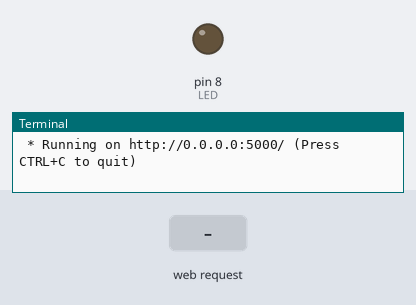
The program below on a simulated Raspberry Pi (header pin numbers). Parts: output pins drawn as LEDs (lit = HIGH), the last lines printed to the terminal. The test bench sets the inputs (shaded band). The clock reads 2024-03-15 10:24:30 at power-on unless the program sets it.

Above: at 1.2 s.
1.3 s: HTTP request for /led received with the fields state=on
At 2.5 s:
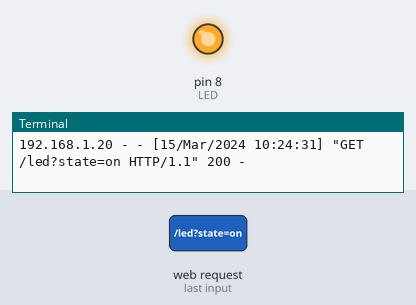
2.8 s: HTTP request for / received
4.3 s: HTTP request for /led received
Timing chart, 0 to 7.3 s (numbered marks = the images above; inputs shaded):
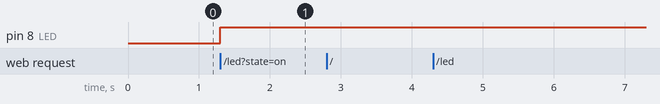

Measured:
- after the input at 1.3 s, pin 8 (LED): LOW → HIGH at once

The program:

app.py
```python
from flask import Flask, request
import RPi.GPIO as GPIO
GPIO.setwarnings(False)
app = Flask(__name__)
LED=8
GPIO.setmode(GPIO.BOARD)
GPIO.setup(LED,GPIO.OUT, initial=GPIO.LOW)
@app.route("/")
def helloworld():
    return "Hello World"
@app.route("/led")
def led():
    state = request.values.get("state","error")
    if state == "on":
        GPIO.output(LED,GPIO.HIGH)
    elif state == "off":
        GPIO.output(LED,GPIO.LOW)
    elif state == "error":
        return "쿼리스트링 state가 전달되지 않았습니다."
    else:
        return "잘못된 쿼리스트링이 전달되었습니다."
    return "LED" + state
@app.route("/gpio/cleanup")
def gpio_cleanup():
    GPIO.cleanup()
    return "GPIO CLEANUP"

if __name__ == "__main__":
    app.run(host = "0.0.0.0")
```
